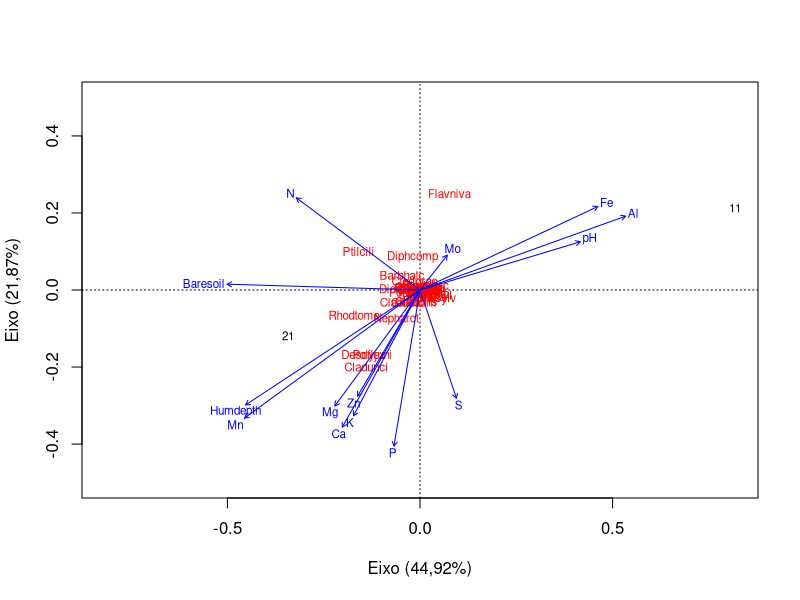

The R script that drew this image:

# Análise Multivariada - Análise de Redundância (RDA) --------------------------------------------------------------------------------------
# Autoria do script: Jeanne Franco ---------------------------------------------------------------------------------------------------------
# Data: 28/02/2022 -------------------------------------------------------------------------------------------------------------------------

# Conceito da Análise de Redundância -------------------------------------------------------------------------------------------------------

# Para realizar a análise de redundância são necessárias duas matrizes x e y, sendo a matriz x composta
# por variáveis explicativas (exemplo: variáveis ambientais), e a matriz y composta por variáveis
# respostas (exemplo: abundância de espécies). Portanto, o objetivo dessa análise é encontrar componentes
# de y que são combinações lineares de x que representam a variação de y.

# A premissa dessa análise é que exista uma dependência linear da resposta das variáveis em y
# nas variáveis em x. Uma variação em x sempre dará uma variação em y.

# "O RDA também busca encontrar o quanto da composição e abundância das espécies na comunidade estão
# relacionadas com descritores ambientais, mas assume que existe uma resposta linear das espécies aos
# gradientes ambientais." - Provetes, 2011

# A matémática se assemelha à análise PCA, com a diferença que na RDA são utilizadas duas matrizes. A
# diferença entre o PCA e RDA é que o PCA mostra a correlação entre as variáveis e o RDA apresenta a
# influência das variáveis da matriz x nas variáveis da matriz y.

# Prática ----------------------------------------------------------------------------------------------------------------------------------

## Baixar pacote e dados

library(vegan)
data("varespec")
data("varechem")

## Nomear os dados ambientais x dados biológicos

sp <- varespec
amb <- varechem

## Modelo da análise RDA

result_rda <- rda(sp, amb)
result_rda

## Interpretação dos resultados

# Total da informação da inércia = 1825.6594
# Inércia explicada = 1459.8891 (79%)
# Inércia não-explicada = 365.7704 (20%)

## Sumário da RDA

summary(result_rda)

# No sumário é possível verificar a importância dos componentes e a proporção explicada
# por cada um deles. Por xemplo, a RDA1 e a RDA2 explicam 45% e 22%, respectivamente.
# O sumário também apresenta os scores das espécies, mostrando quanto cada espécie
# influencia no componente principal, da mesma forma, isso também é mostrado para as
# variáveis ambientais. Algumas espécies ou variáveis ambientais podem apresentar grande
# influência no componente 1 e outras apresentam maior influência nos componentes seguintes.
# O sumário inclui também, o peso dos scores em cada sítio de coleta.

## Visualização

plot(result_rda, col = 1, pch = 3, xlab = "Eixo (44,92%)", ylab = "Eixo (21,87%)",
     scaling = 1, xlim = c(-0.5, 0.5), ylim = c(-0.5,0.5))
